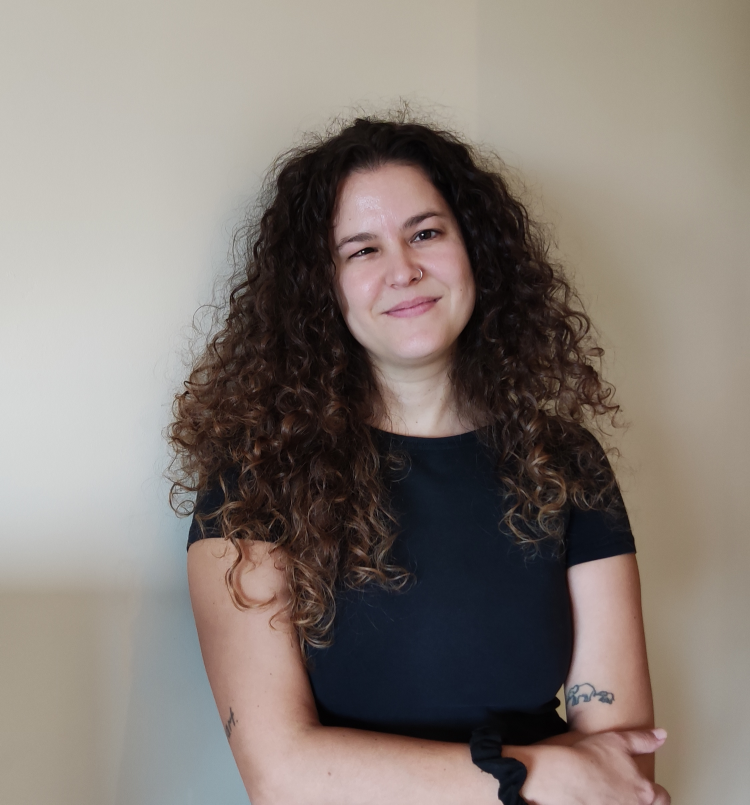
#> input picture extract/Berta.jpg, 2250 x 2414 px, found by its file name (shown at 1/3 size); its folder holds only this picture in this run
$ python extract_faces.py
#> lines starting #> are read from the running program, lines starting #| are printed output that depends on the picture
import cv2
import os

imagesPath = r"C:\Users\bniet\OneDrive\Desktop\BootCamp IA\Detecci-n_facial_Equipo9\extract"

if not os.path.exists("faces"):
     os.makedirs("faces")
     print("Nueva carpeta: faces")

# Detector facial
faceClassif = cv2.CascadeClassifier(cv2.data.haarcascades + "haarcascade_frontalface_default.xml")

count = 0
for imageName in os.listdir(imagesPath):
     print(imageName)
     image = cv2.imread(imagesPath + "/" + imageName)
#> image is the input picture: shape (2414, 2250, 3); mean B, G, R 118.2, 124.8, 134.1
     faces = faceClassif.detectMultiScale(image, 1.1, 5)
#> faces = [[594, 1406, 60, 60], [746, 1636, 67, 67], [1687, 2055, 118, 118], [923, 524, 537, 537]]
     for (x, y, w, h) in faces:
          #cv2.rectangle(image, (x, y), (x + w, y + h), (0, 255, 0), 2)
          face = image[y:y + h, x:x + w]
          face = cv2.resize(face, (150, 150))
          cv2.imwrite("faces/" + str(count) + ".jpg", face)
          count += 1
#> this loop made 4 passes
#> pass 1, `face = image[y:y + h, x:x + w]`:
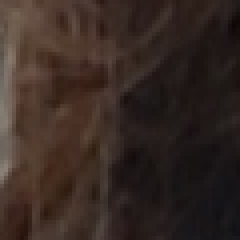
#> face: shape (60, 60, 3) (shown 4 times larger); mean B, G, R 35.5, 41.3, 54.8
#> pass 2, `face = image[y:y + h, x:x + w]`:
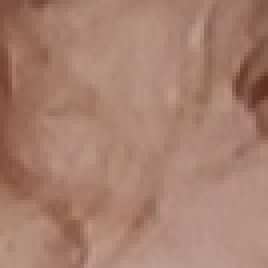
#> face: shape (67, 67, 3) (shown 4 times larger); mean B, G, R 111, 127.8, 166.8
#> after the loop, count = 4
          # [6 lines of commented-out code are left out]

$ run again, on extract/personas.jpg
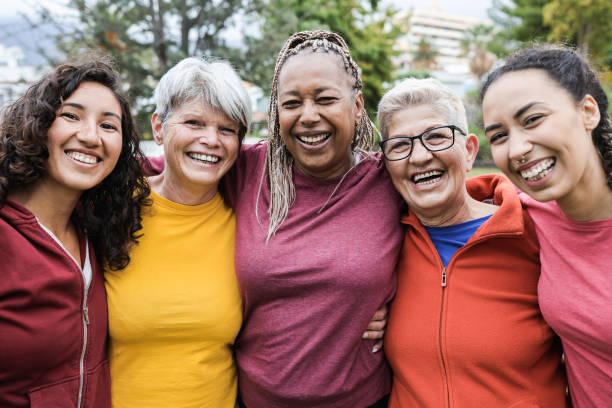
#> input picture extract/personas.jpg, 612 x 408 px, found by its file name
#> image is the input picture: shape (408, 612, 3); mean B, G, R 96, 110.4, 155.5
#> faces = [[173, 98, 78, 78], [263, 64, 93, 93], [374, 105, 93, 93], [42, 82, 97, 97]]
#> the loop `for (x, y, w, h) in faces:` made 4 passes
#> pass 1, `face = cv2.resize(face, (150, 150))`:
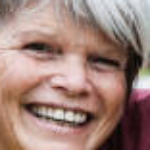
#> face: shape (150, 150, 3); mean B, G, R 122, 130.4, 160.1
#> pass 2, `face = cv2.resize(face, (150, 150))`:
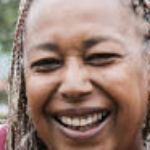
#> face: shape (150, 150, 3); mean B, G, R 116.2, 127.1, 152.7
#> after the loop `for (x, y, w, h) in faces:`: count = 4
